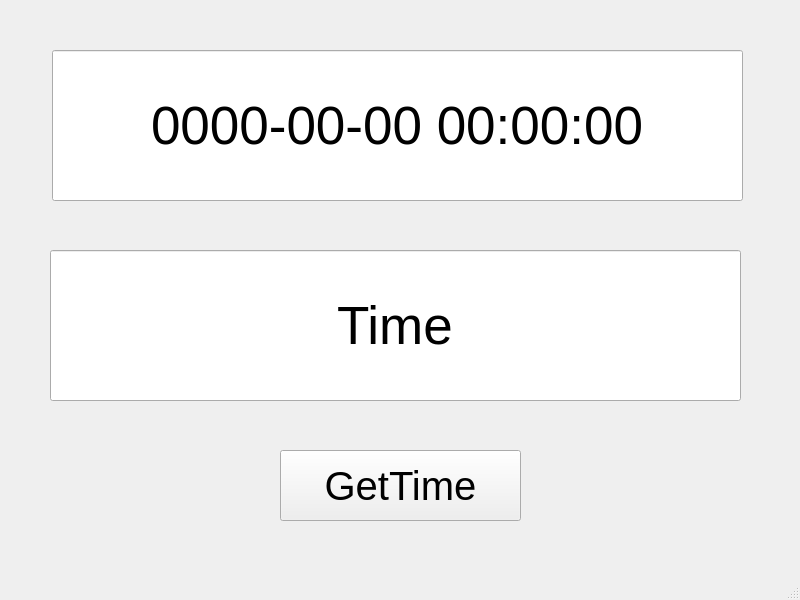
<?xml version="1.0" encoding="UTF-8"?>
<ui version="4.0">
 <class>MainWindow</class>
 <widget class="QMainWindow" name="MainWindow">
  <property name="geometry">
   <rect>
    <x>0</x>
    <y>0</y>
    <width>800</width>
    <height>600</height>
   </rect>
  </property>
  <property name="windowTitle">
   <string>Time</string>
  </property>
  <widget class="QWidget" name="centralwidget">
   <widget class="QLineEdit" name="nowTime">
    <property name="geometry">
     <rect>
      <x>52</x>
      <y>50</y>
      <width>691</width>
      <height>151</height>
     </rect>
    </property>
    <property name="font">
     <font>
      <pointsize>40</pointsize>
     </font>
    </property>
    <property name="text">
     <string>0000-00-00 00:00:00</string>
    </property>
    <property name="alignment">
     <set>Qt::AlignCenter</set>
    </property>
   </widget>
   <widget class="QLineEdit" name="tim">
    <property name="geometry">
     <rect>
      <x>50</x>
      <y>250</y>
      <width>691</width>
      <height>151</height>
     </rect>
    </property>
    <property name="font">
     <font>
      <pointsize>40</pointsize>
     </font>
    </property>
    <property name="text">
     <string>Time</string>
    </property>
    <property name="alignment">
     <set>Qt::AlignCenter</set>
    </property>
   </widget>
   <widget class="QPushButton" name="getTim">
    <property name="geometry">
     <rect>
      <x>280</x>
      <y>450</y>
      <width>241</width>
      <height>71</height>
     </rect>
    </property>
    <property name="font">
     <font>
      <pointsize>30</pointsize>
     </font>
    </property>
    <property name="text">
     <string>GetTime</string>
    </property>
   </widget>
  </widget>
  <widget class="QMenuBar" name="menubar">
   <property name="geometry">
    <rect>
     <x>0</x>
     <y>0</y>
     <width>800</width>
     <height>25</height>
    </rect>
   </property>
  </widget>
  <widget class="QStatusBar" name="statusbar"/>
 </widget>
 <resources/>
 <connections/>
</ui>
